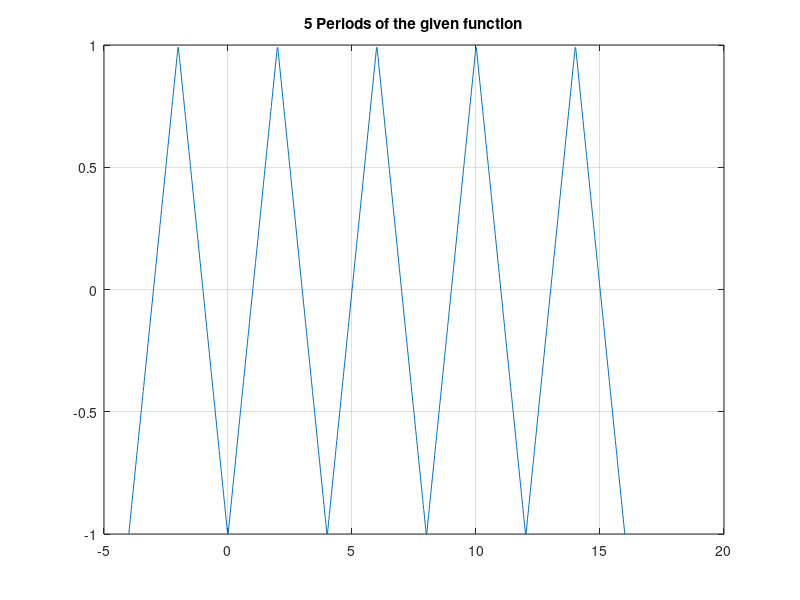
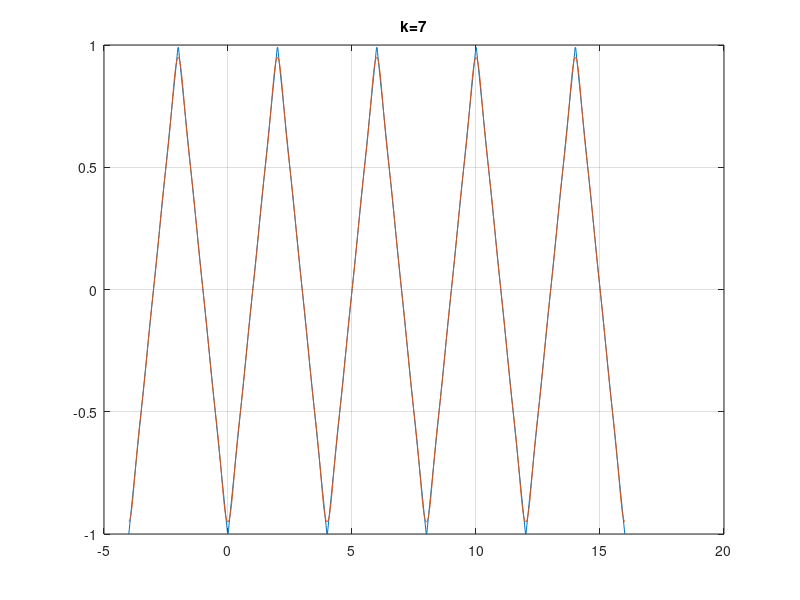
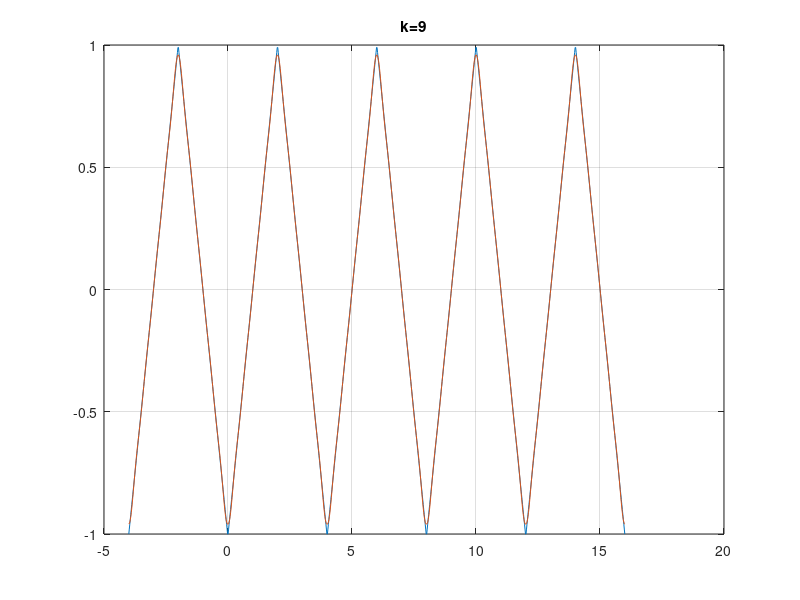
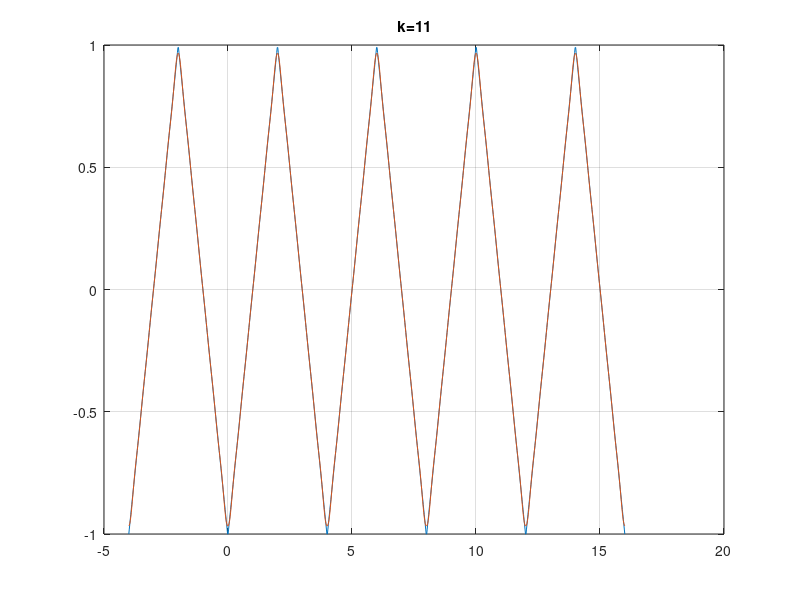

The MATLAB script that drew these images, in order:
% Group 96 19/12/2021
% Arda Ünver    - 2444081
% Deniz Karakay - 2443307
% Ercihan Kara  - 2375160

% HW2 Q4 Part 1

clc;
clear;
close all;

% Period
T = 4;

% "N + 1" period is shown
N = 4;

% 200 samples per one period
samples = 200;

% Given function
f = @(t)(t-1).*(0<=t & t<=2) + (3-t).*(2<=t & t<=4);

% Generating samples in one period
x = linspace(0,T,samples);

% Interval to be shown
intvl = [-T, N*T];

% Copying the original function values to get multiple periods
periodic_fx = repmat(f(x),1,N+1);

% Copying the original input values to get multiple periods
periodic_x = linspace(intvl(1),intvl(2),length(periodic_fx));

% Plot multiple periods
plot(periodic_x, periodic_fx)
grid
title("5 Periods of the given function")

% For k = 7
fs = 51;
sum=0;

% Finding FS coefficients
for k=1:2:fs
    ak=(4)/(k*pi)^2*(-1+(-1)^k); 
    sum=sum+(ak*cos(k*pi*x*1/2));
    
    % k=7
    if k == 7
    % Make output periodic
    periodic_sum = repmat(sum,1,N+1);
    figure;

    % Plot original and reconstructed signal
    plot(periodic_x, periodic_fx,periodic_x,periodic_sum)
    grid
    title('k=7')

    % k=9
    elseif k == 9
    % Make output periodic
    periodic_sum = repmat(sum,1,N+1);
    figure;

    % Plot original and reconstructed signal
    plot(periodic_x, periodic_fx,periodic_x,periodic_sum)
    grid
    title('k=9')

    % k=11
    elseif k == 11
    % Make output periodic
    periodic_sum = repmat(sum,1,N+1);
    figure;

    % Plot original and reconstructed signal
    plot(periodic_x, periodic_fx,periodic_x,periodic_sum)
    grid
    title('k=11')

    % k=21
    elseif k == 21
    % Make output periodic
    periodic_sum = repmat(sum,1,N+1);
    figure;

    % Plot original and reconstructed signal
    plot(periodic_x, periodic_fx,periodic_x,periodic_sum)
    grid
    title('k=21')

    % k=51
    elseif k == 51
    % Make output periodic
    periodic_sum = repmat(sum,1,N+1);
    figure;

    % Plot original and reconstructed signal
    plot(periodic_x, periodic_fx,periodic_x,periodic_sum)
    grid
    title('k=51')
    end
end 


% We do not expect a significant improvement in the approximation because
% as you can see from results. After k=9, we got almost the original graph.
% This is happened because the first FS coefficients have more effect on
% the output. When we think about Parseval's equation, what Parseval's
% relation states is that the total average power in a periodic signal
% equals the sum of the average powers in all of its harmonic components.
% Therefore, the kth harmonic elements have less effect on the output that
% is shown by Parseval's equation as well.